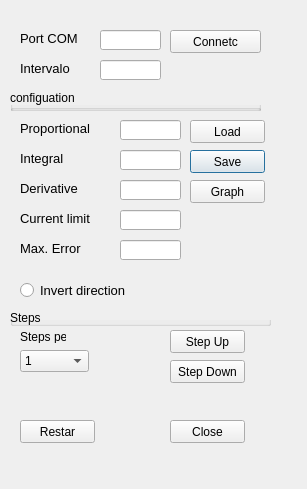
<?xml version="1.0" encoding="UTF-8"?>
<ui version="4.0">
 <class>GUI</class>
 <widget class="QDialog" name="GUI">
  <property name="geometry">
   <rect>
    <x>0</x>
    <y>0</y>
    <width>307</width>
    <height>489</height>
   </rect>
  </property>
  <property name="windowTitle">
   <string>Dialog</string>
  </property>
  <widget class="QPushButton" name="btnSave">
   <property name="geometry">
    <rect>
     <x>190</x>
     <y>150</y>
     <width>75</width>
     <height>23</height>
    </rect>
   </property>
   <property name="text">
    <string>Save</string>
   </property>
  </widget>
  <widget class="QLabel" name="label">
   <property name="geometry">
    <rect>
     <x>20</x>
     <y>30</y>
     <width>81</width>
     <height>16</height>
    </rect>
   </property>
   <property name="font">
    <font>
     <pointsize>10</pointsize>
    </font>
   </property>
   <property name="text">
    <string>Port COM</string>
   </property>
  </widget>
  <widget class="QPushButton" name="btnCom">
   <property name="geometry">
    <rect>
     <x>170</x>
     <y>30</y>
     <width>91</width>
     <height>23</height>
    </rect>
   </property>
   <property name="text">
    <string>Connetc</string>
   </property>
  </widget>
  <widget class="QLabel" name="label_3">
   <property name="geometry">
    <rect>
     <x>20</x>
     <y>180</y>
     <width>95</width>
     <height>16</height>
    </rect>
   </property>
   <property name="font">
    <font>
     <pointsize>10</pointsize>
    </font>
   </property>
   <property name="text">
    <string>Derivative </string>
   </property>
  </widget>
  <widget class="QPushButton" name="btnRestar">
   <property name="geometry">
    <rect>
     <x>20</x>
     <y>420</y>
     <width>75</width>
     <height>23</height>
    </rect>
   </property>
   <property name="text">
    <string>Restar</string>
   </property>
  </widget>
  <widget class="QLabel" name="label_2">
   <property name="geometry">
    <rect>
     <x>20</x>
     <y>150</y>
     <width>95</width>
     <height>16</height>
    </rect>
   </property>
   <property name="font">
    <font>
     <pointsize>10</pointsize>
    </font>
   </property>
   <property name="text">
    <string>Integral </string>
   </property>
  </widget>
  <widget class="QPushButton" name="btnStepUp">
   <property name="geometry">
    <rect>
     <x>170</x>
     <y>330</y>
     <width>75</width>
     <height>23</height>
    </rect>
   </property>
   <property name="text">
    <string>Step Up</string>
   </property>
  </widget>
  <widget class="QGroupBox" name="groupBox_2">
   <property name="geometry">
    <rect>
     <x>10</x>
     <y>90</y>
     <width>251</width>
     <height>21</height>
    </rect>
   </property>
   <property name="title">
    <string>configuation</string>
   </property>
  </widget>
  <widget class="QLabel" name="label_8">
   <property name="geometry">
    <rect>
     <x>20</x>
     <y>330</y>
     <width>46</width>
     <height>13</height>
    </rect>
   </property>
   <property name="text">
    <string>Steps per</string>
   </property>
  </widget>
  <widget class="QLabel" name="label_4">
   <property name="geometry">
    <rect>
     <x>20</x>
     <y>210</y>
     <width>95</width>
     <height>16</height>
    </rect>
   </property>
   <property name="font">
    <font>
     <pointsize>10</pointsize>
    </font>
   </property>
   <property name="text">
    <string>Current limit</string>
   </property>
  </widget>
  <widget class="QPushButton" name="btnGraph">
   <property name="geometry">
    <rect>
     <x>190</x>
     <y>180</y>
     <width>75</width>
     <height>23</height>
    </rect>
   </property>
   <property name="text">
    <string>Graph</string>
   </property>
  </widget>
  <widget class="QLabel" name="label_6">
   <property name="geometry">
    <rect>
     <x>20</x>
     <y>120</y>
     <width>95</width>
     <height>16</height>
    </rect>
   </property>
   <property name="font">
    <font>
     <pointsize>10</pointsize>
    </font>
   </property>
   <property name="text">
    <string>Proportional </string>
   </property>
  </widget>
  <widget class="QPushButton" name="btnStepDown">
   <property name="geometry">
    <rect>
     <x>170</x>
     <y>360</y>
     <width>75</width>
     <height>23</height>
    </rect>
   </property>
   <property name="text">
    <string>Step Down</string>
   </property>
  </widget>
  <widget class="QLabel" name="label_7">
   <property name="geometry">
    <rect>
     <x>20</x>
     <y>240</y>
     <width>95</width>
     <height>16</height>
    </rect>
   </property>
   <property name="font">
    <font>
     <pointsize>10</pointsize>
    </font>
   </property>
   <property name="text">
    <string>Max. Error</string>
   </property>
  </widget>
  <widget class="QComboBox" name="comboBoxStep">
   <property name="geometry">
    <rect>
     <x>20</x>
     <y>350</y>
     <width>69</width>
     <height>22</height>
    </rect>
   </property>
   <item>
    <property name="text">
     <string>1</string>
    </property>
   </item>
   <item>
    <property name="text">
     <string>10</string>
    </property>
   </item>
   <item>
    <property name="text">
     <string>100</string>
    </property>
   </item>
   <item>
    <property name="text">
     <string>1000</string>
    </property>
   </item>
  </widget>
  <widget class="QRadioButton" name="radioButtonR">
   <property name="geometry">
    <rect>
     <x>20</x>
     <y>280</y>
     <width>111</width>
     <height>20</height>
    </rect>
   </property>
   <property name="font">
    <font>
     <pointsize>10</pointsize>
    </font>
   </property>
   <property name="mouseTracking">
    <bool>true</bool>
   </property>
   <property name="layoutDirection">
    <enum>Qt::LeftToRight</enum>
   </property>
   <property name="autoFillBackground">
    <bool>false</bool>
   </property>
   <property name="text">
    <string>Invert direction</string>
   </property>
   <property name="checked">
    <bool>false</bool>
   </property>
  </widget>
  <widget class="QGroupBox" name="groupBox">
   <property name="geometry">
    <rect>
     <x>10</x>
     <y>310</y>
     <width>261</width>
     <height>16</height>
    </rect>
   </property>
   <property name="title">
    <string>Steps</string>
   </property>
  </widget>
  <widget class="QPushButton" name="btnLoad">
   <property name="geometry">
    <rect>
     <x>190</x>
     <y>120</y>
     <width>75</width>
     <height>23</height>
    </rect>
   </property>
   <property name="text">
    <string>Load</string>
   </property>
  </widget>
  <widget class="QLineEdit" name="textEditCom">
   <property name="geometry">
    <rect>
     <x>100</x>
     <y>30</y>
     <width>61</width>
     <height>20</height>
    </rect>
   </property>
  </widget>
  <widget class="QLineEdit" name="textEditP">
   <property name="geometry">
    <rect>
     <x>120</x>
     <y>120</y>
     <width>61</width>
     <height>20</height>
    </rect>
   </property>
  </widget>
  <widget class="QLineEdit" name="textEditI">
   <property name="geometry">
    <rect>
     <x>120</x>
     <y>150</y>
     <width>61</width>
     <height>20</height>
    </rect>
   </property>
  </widget>
  <widget class="QLineEdit" name="textEditD">
   <property name="geometry">
    <rect>
     <x>120</x>
     <y>180</y>
     <width>61</width>
     <height>20</height>
    </rect>
   </property>
  </widget>
  <widget class="QLineEdit" name="textEditC">
   <property name="geometry">
    <rect>
     <x>120</x>
     <y>210</y>
     <width>61</width>
     <height>20</height>
    </rect>
   </property>
  </widget>
  <widget class="QLineEdit" name="textEditF">
   <property name="geometry">
    <rect>
     <x>120</x>
     <y>240</y>
     <width>61</width>
     <height>20</height>
    </rect>
   </property>
  </widget>
  <widget class="QPushButton" name="btnClose">
   <property name="geometry">
    <rect>
     <x>170</x>
     <y>420</y>
     <width>75</width>
     <height>23</height>
    </rect>
   </property>
   <property name="text">
    <string>Close</string>
   </property>
  </widget>
  <widget class="QLineEdit" name="textEditPlot">
   <property name="geometry">
    <rect>
     <x>100</x>
     <y>60</y>
     <width>61</width>
     <height>20</height>
    </rect>
   </property>
  </widget>
  <widget class="QLabel" name="label_5">
   <property name="geometry">
    <rect>
     <x>20</x>
     <y>60</y>
     <width>81</width>
     <height>16</height>
    </rect>
   </property>
   <property name="font">
    <font>
     <pointsize>10</pointsize>
    </font>
   </property>
   <property name="text">
    <string>Intervalo</string>
   </property>
  </widget>
 </widget>
 <resources/>
 <connections/>
</ui>
